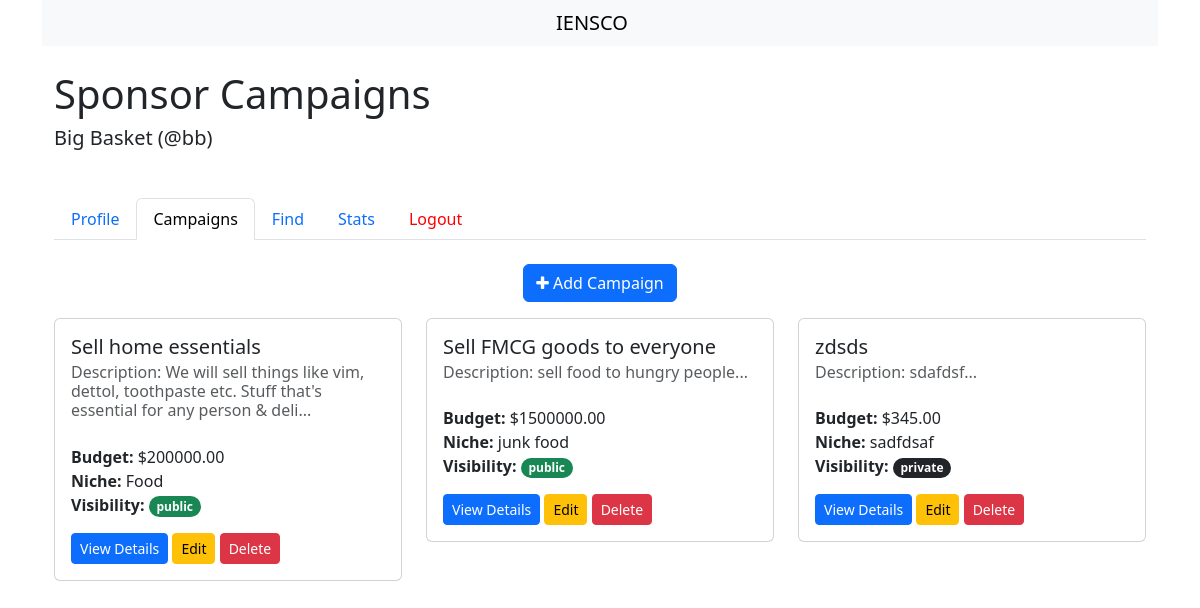
Page /sponsor_campaigns (signed in) on the committed database.
### models.py (models this page shows, shortened)
class Sponsor(db.Model):
    id = db.Column(db.Integer, primary_key=True)
    user_id = db.Column(
        db.Integer, db.ForeignKey("user.id"), unique=True, nullable=False
    )
    name = db.Column(db.String(125), nullable=False)
    industry = db.Column(db.String(125))
    budget = db.Column(db.Float, default=0)
    budget_left = db.Column(db.Float, default=0)
    user = db.relationship("User", backref=db.backref("sponsor", uselist=False))

class User(db.Model):
    id = db.Column(db.Integer, primary_key=True)
    username = db.Column(db.String(80), unique=True, nullable=False)
    email = db.Column(db.String(120), unique=True, nullable=False)
    password = db.Column(
        db.String(120), nullable=False
    )  # done for debugging purposes so that i can see while developing the app
    password_hash = db.Column(db.String(128))
    role = db.Column(db.String(20), nullable=False)
    is_flagged = db.Column(db.Boolean, default=False)

class Campaign(db.Model):
    id = db.Column(db.Integer, primary_key=True)
    sponsor_id = db.Column(db.Integer, db.ForeignKey("sponsor.id"), nullable=False)
    name = db.Column(db.String(150), nullable=False)
    description = db.Column(db.Text)
    start_date = db.Column(db.Date, nullable=False)
    end_date = db.Column(db.Date, nullable=False)
    budget = db.Column(db.Float, nullable=False)
    visibility = db.Column(db.String(25))  # 'public' or 'private'
    niche = db.Column(db.String(150))
    goals = db.Column(db.Text)
    is_flagged = db.Column(db.Boolean, default=False)
    status = db.Column(db.String(25), default="Active")
    sponsor = db.relationship("Sponsor", backref=db.backref("campaigns"))

### app.py (the view)
@app.route("/sponsor_campaigns")
def sponsor_campaigns():
    if session.get("role") != "sponsor":
        flash("FORBIDDEN! Only sponsors can access this page. Sorry!", "info")
        return redirect(url_for("home"))
    sponsor = Sponsor.query.filter_by(user_id=session.get("user_id")).first()
    campaigns = Campaign.query.filter_by(sponsor_id=sponsor.id).all()
    return render_template(
        "sponsor/2_sponsor_campaigns.html", sponsor=sponsor, campaigns=campaigns
    )

### templates/sponsor/2_sponsor_campaigns.html (shortened to what this page needs)
{% extends "base.html" %}
{% block content %}
<div class="container mt-4">
    <h1>Sponsor Campaigns</h1>
    <h5 class="m-0 mb-5 p-0">{{ sponsor.name }} (@{{ sponsor.user.username }})</h5>
    <ul class="nav nav-tabs mb-4">
        <li class="nav-item">
            <a class="nav-link {% if request.endpoint == 'sponsor_dashboard' %}active{% endif %}"
                href="{{ url_for('sponsor_dashboard') }}">Profile</a>
        </li>
        <li class="nav-item">
            <a class="nav-link {% if request.endpoint == 'sponsor_campaigns' %}active{% endif %}"
                href="{{ url_for('sponsor_campaigns') }}">Campaigns</a>
        </li>
        <li class="nav-item">
            <a class="nav-link {% if request.endpoint == 'sponsor_find' %}active{% endif %}"
                href="{{ url_for('sponsor_find') }}">Find</a>
        </li>
        <li class="nav-item">
            <a class="nav-link {% if request.endpoint == 'sponsor_stats' %}active{% endif %}"
                href="{{ url_for('sponsor_stats') }}">Stats</a>
        </li>
        <li class="nav-item">
            <a class="nav-link" href="{{ url_for('logout') }}" style="color: red;">Logout</a>
        </li>
    </ul>
    <div class="d-flex align-items-center justify-content-center" style="height: 100%;">
        <a href="{{ url_for('add_campaign') }}" class="btn btn-primary mb-3">
            <i class="fa fa-plus"></i> Add Campaign
        </a>
    </div>
    <div class="row">
        {% if campaigns %}
        {% for campaign in campaigns %}
        <div class="col-md-4 mb-3">
            <div class="card">
                <div class="card-body">
                    <h5 class="card-title">{{ campaign.name }}</h5>
                    <h6 class="card-subtitle mb-4 text-muted">Description: {{ campaign.description[:100] }}...</h6>
                    <p class="card-text mb-0"><strong>Budget:</strong> ${{ "%.2f"|format(campaign.budget) }}</p>
                    <p class="card-text mb-0"><strong>Niche:</strong> {{ campaign.niche }}</p>
                    {% if campaign.visibility == 'public' %}
                    <p class="card-text mb-3"><strong>Visibility:</strong> <span
                        class="badge rounded-pill text-bg-success">{{ campaign.visibility }}</span></p>
                    {% else %}
                    <p class="card-text mb-3"><strong>Visibility:</strong> <span
                            class="badge rounded-pill text-bg-dark">{{ campaign.visibility }}</span></p>
                    {% endif %}
                    <a href="{{ url_for('campaign_details', campaign_id=campaign.id) }}"
                        class="btn btn-primary btn-sm">View
                        Details</a>
                    <a href="{{ url_for('edit_campaign', campaign_id=campaign.id) }}"
                        class="btn btn-warning btn-sm">Edit</a>
                    <form action="{{ url_for('delete_campaign', campaign_id=campaign.id) }}" method="post"
                        class="d-inline-block">
                        <button type="submit" class="btn btn-danger btn-sm">Delete</button>
                    </form>
                </div>
            </div>
        </div>
        {% endfor %}
        {% else %}
        <p><span class="badge badge-pill bg-dark">No campaign.</span></p>
        {% endif %}
    </div>
</div>
{% endblock %}

### rows in the picture
Sponsor: name "Big Basket"
User: user.username "bb"
Campaign: name "Sell home essentials", description "We will sell things like vim, dettol, toothpaste etc. Stuff that's essential for any person & deli", budget "200000.00", niche "Food", visibility "public"
Campaign: name "Sell FMCG goods to everyone", description "sell food to hungry people", budget "1500000.00", niche "junk food", visibility "public"
Campaign: name "zdsds", description "sdafdsf", budget "345.00", niche "sadfdsaf", visibility "private"
